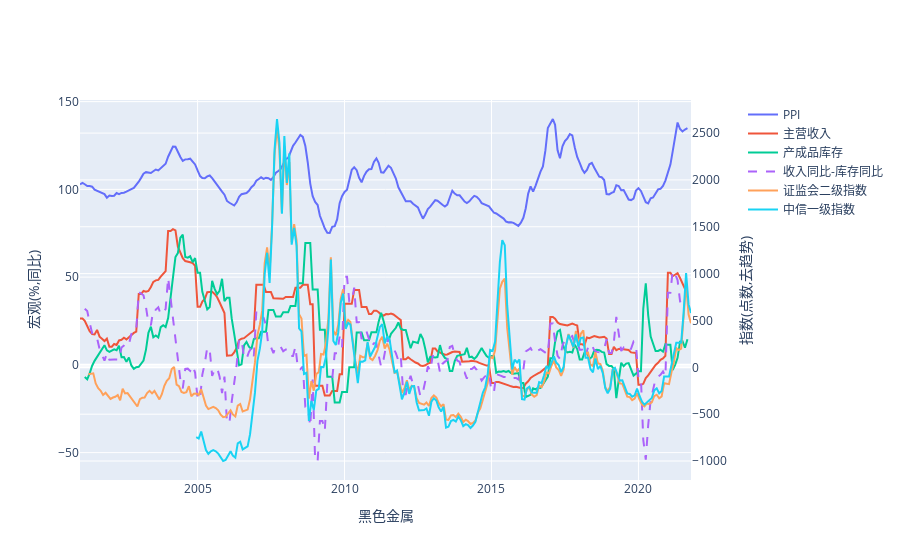

Notebook code cell kept with this figure:
### Code cell
# ！
compare_plot(ppi['黑色金属冶炼和压延加工业'], income['黑色金属冶炼和压延加工业'], stock['黑色金属冶炼和压延加工业'], inc_stk['黑色金属冶炼和压延加工业'],
             statistic_ind['黑色金属'], citic_ind['钢铁'], title='黑色金属')

### Figure 1 — Plotly figure (JSON) as saved in the notebook; plotly's stock layout.template omitted (floating-point values rounded to 4 significant figures; data arrays with more than 128 entries replaced by an {"elided": "..."} marker saying what was removed)
{"data": [{"name": "PPI", "showlegend": true, "type": "scatter", "x": {"elided": "249 str values"}, "xaxis": "x", "y": {"elided": "249 float values"}, "yaxis": "y"}, {"name": "主营收入", "showlegend": true, "type": "scatter", "x": {"elided": "248 str values"}, "xaxis": "x", "y": {"elided": "248 float values"}, "yaxis": "y"}, {"name": "产成品库存", "showlegend": true, "type": "scatter", "x": {"elided": "244 str values"}, "xaxis": "x", "y": {"elided": "244 float values"}, "yaxis": "y"}, {"line": {"dash": "dash"}, "name": "收入同比-库存同比", "showlegend": true, "type": "scatter", "x": {"elided": "243 str values"}, "xaxis": "x", "y": {"elided": "243 float values"}, "yaxis": "y"}, {"name": "证监会二级指数", "showlegend": true, "type": "scatter", "x": {"elided": "247 str values"}, "xaxis": "x", "y": {"elided": "247 float values"}, "yaxis": "y2"}, {"name": "中信一级指数", "showlegend": true, "type": "scatter", "x": {"elided": "203 str values"}, "xaxis": "x", "y": {"elided": "203 float values"}, "yaxis": "y2"}], "layout": {"autosize": true, "xaxis": {"anchor": "y", "autorange": true, "domain": [0, 0.94], "range": ["2001-01-01", "2021-10-15"], "title": {"text": "黑色金属"}, "type": "date"}, "yaxis": {"anchor": "x", "autorange": true, "domain": [0, 1], "range": [-65.61, 150.9], "title": {"text": "宏观(%,同比)"}, "type": "linear"}, "yaxis2": {"anchor": "x", "autorange": true, "overlaying": "y", "range": [-1202.0, 2853.0], "side": "right", "title": {"text": "指数(点数,去趋势)"}, "type": "linear"}}}
